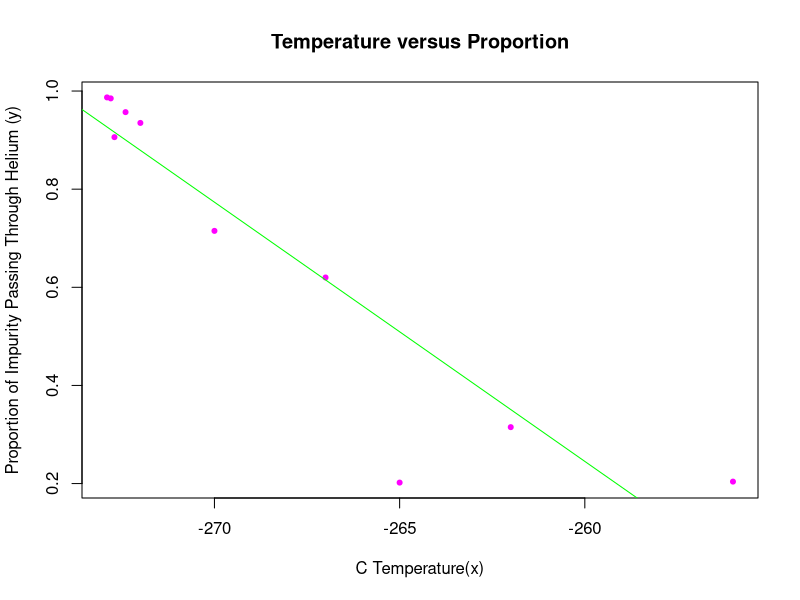
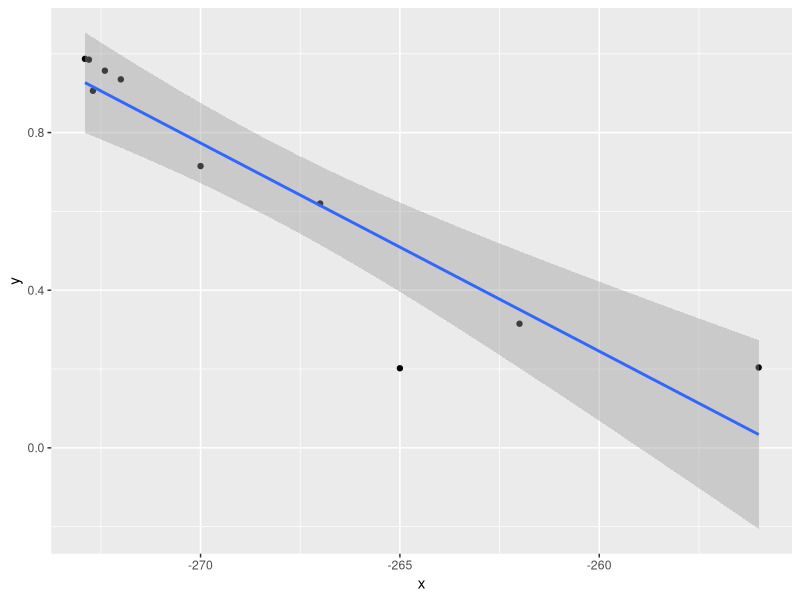
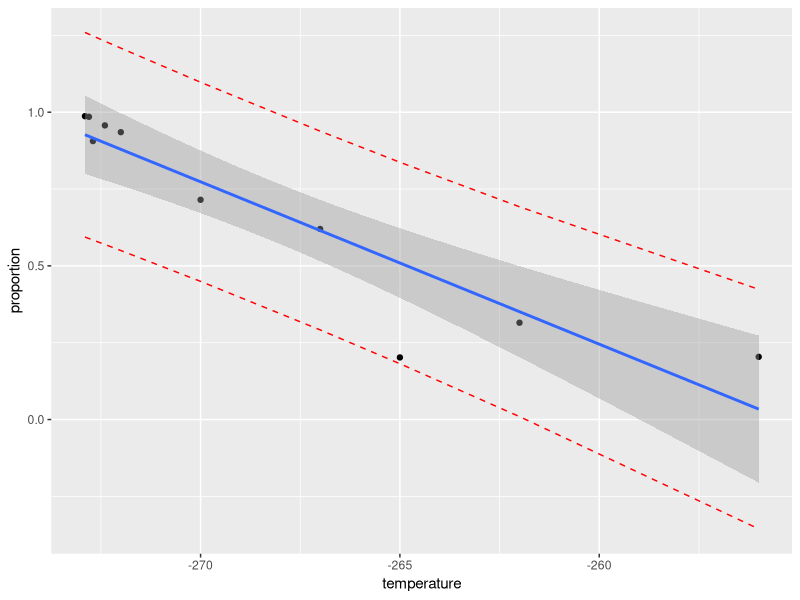

Write R code to recreate these figures, in order.
## ---- chunk 1
temperature = c(-262.0,-265.0,-256.0,-267.0,-270.0,-272.0,-272.4,-272.7,-272.8,-272.9)
proportion = c(0.315,0.202,0.204,0.620,0.715,0.935,0.957,0.906,0.985,0.987)
table = data.frame(temperature, proportion)
table
## ---- chunk 2
linear_model=lm(formula = proportion~temperature, data =table)
linear_model
## ---- chunk 3
plot(table, cex = 1, pch=20, col ="magenta", main = "Temperature versus Proportion",xlab="C Temperature(x)", ylab = "Proportion of Impurity Passing Through Helium (y)")
abline(linear_model, col ="green")
## ---- chunk 4
#Question 1b
#Summary of the linear model
summary(linear_model)
## ---- chunk 5
#The residual (observed-expected) in this plot shows that the prediction from low to
# 1Q was high because the values are negative, and that from the median to max, the 
#prediction level was low
## ---- chunk 6
#Question 1 C
#Testing Hypothesis at alpha =.01 level of significance
#H0: B1 = 0
#H1: B1<0
#Using the T-Test

mean(temperature)
t.test(temperature,proportion = NULL, mu=0, alternative = "less", paired = FALSE, conf.level = 0.99)
## ---- chunk 7
#Conclusion
#Since P value is less that alpha(0.01), we reject H0 and conclude that B1<0
## ---- chunk 8
#1 D
#Find the 95% confidence interval when the temperature is -273 degrees
new =data.frame(temperature = -273)
con_interval = predict(linear_model, new, interval = "confidence", level = 0.95)
con_interval
## ---- chunk 9
#1 E
#Find the 95% prediction interval for the percentage of the solid impurity passing at -273 degrees
pred_interval = predict(linear_model,new, interval ="prediction", level = 0.95)
pred_interval
## ---- chunk 10
library(ggplot2)
## ---- chunk 11
#showing the prediction region in scatterplot
table = data.frame(temperature, proportion);
ggplot(table, aes_(temperature, proportion))+ geom_point()+geom_smooth(mapping=aes_(temperature,proportion),
method = lm, se = T)
## ---- chunk 12
table
new_pred_interval =predict(linear_model,interval = "prediction", level = 0.95)
new_pred_interval
## ---- chunk 13
#table
## ---- chunk 14
new_dataframe = cbind(table, new_pred_interval)
## ---- chunk 15
ggplot(data=new_dataframe, aes(temperature, proportion))+
geom_point() +
geom_line(aes(y=lwr), color = "red", linetype = "dashed")+
geom_line(aes(y=upr), color = "red", linetype = "dashed")+
geom_smooth(method=lm, se=TRUE)

